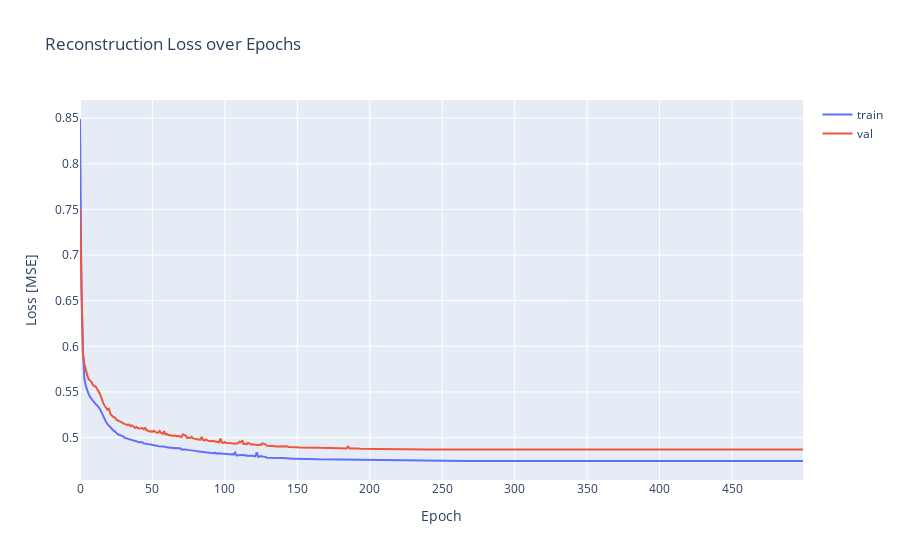

The notebook cell this image was saved under:
### Code cell
fig = go.Figure(
    data = [
        go.Scatter(y=history_ae.history['loss'], name="train"),
        go.Scatter(y=history_ae.history['val_loss'], name="val"),
    ],
    layout = {"yaxis": {"title": "Loss [MSE]"}, "xaxis": {"title": "Epoch"}, "title": "Reconstruction Loss over Epochs"}
)

fig.show()

### Figure 1 — Plotly figure (JSON) as saved in the notebook; plotly's stock layout.template omitted (floating-point values rounded to 4 significant figures; data arrays with more than 128 entries replaced by an {"elided": "..."} marker saying what was removed)
{"data": [{"name": "train", "type": "scatter", "y": {"elided": "500 float values"}}, {"name": "val", "type": "scatter", "y": {"elided": "500 float values"}}], "layout": {"title": {"text": "Reconstruction Loss over Epochs"}, "xaxis": {"title": {"text": "Epoch"}}, "yaxis": {"title": {"text": "Loss [MSE]"}}}}
